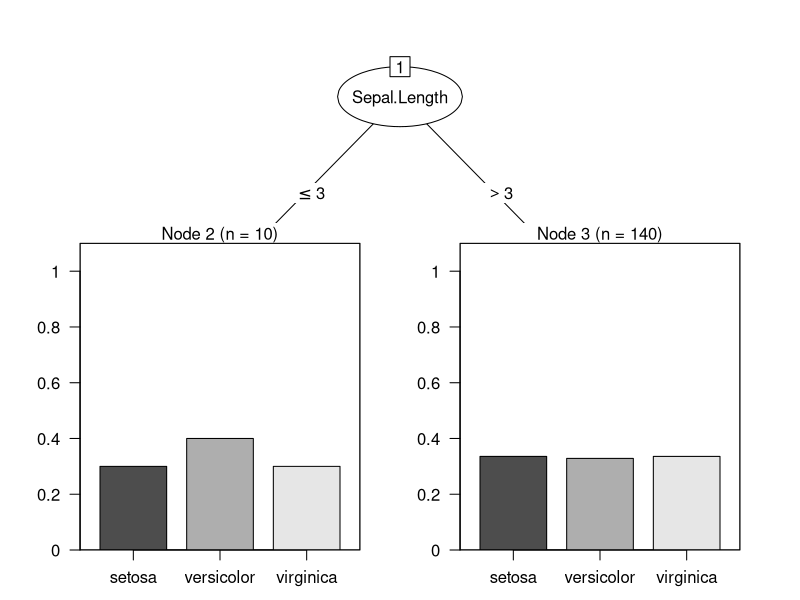
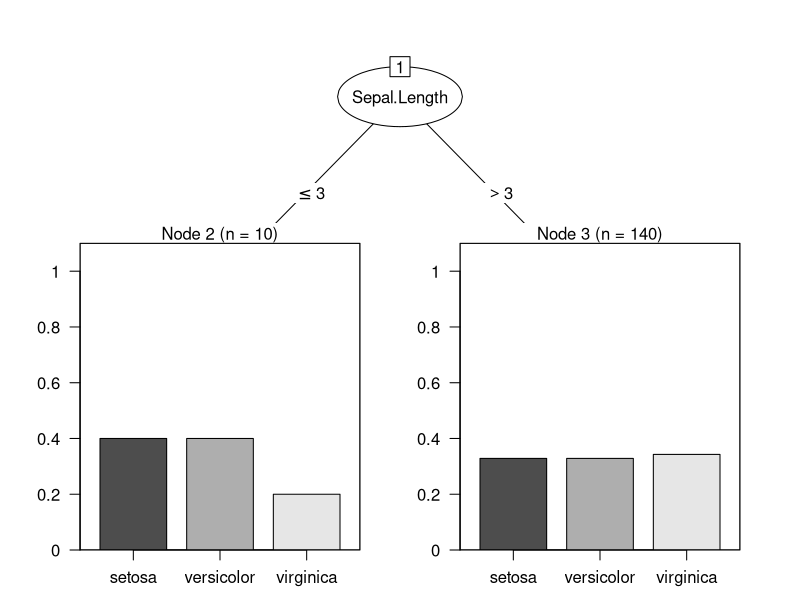

Here is the R script that generated these plots, in order:
library(partykit)
# This is a node with specific split rule and coresponding kid nodes. No data in it yet.
pn <- partynode(id = 1L, split = partysplit(varid=2L, breaks = 3),
kids = lapply(2:3, partynode))

irisNAVar= as.data.frame(lapply(iris[-5],function(x) x[sample(c(TRUE,NA),prob=c(0.85,0.15), size=length(x), replace=TRUE)]))  
irisNA=data.frame(Species=iris[,5],irisNAVar)
# tree <- as.constparty(party(pn, data = iris,
#                             fitted = data.frame("(fitted)" = fitted_node(pn, data = iris),
#                                                 "(response)" = iris$Species,check.names = FALSE),
#                             terms = terms(Species ~ ., data = iris)))

set.seed(1)
treeNA <- as.constparty(party(pn, data = irisNA,
                            fitted = data.frame("(fitted)" = fitted_node(pn, data = irisNA),
                                                "(response)" = irisNA$Species,check.names = FALSE),
                            terms = terms(Species ~ ., data = irisNA)))
#plot(tree)
plot(treeNA)
set.seed(2)
treeNA <- as.constparty(party(pn, data = irisNA,
                              fitted = data.frame("(fitted)" = fitted_node(pn, data = irisNA),
                                                  "(response)" = irisNA$Species,check.names = FALSE),
                              terms = terms(Species ~ ., data = irisNA)))
plot(treeNA)
#Manually add a missing Sepal Width
#newdata <- data.frame(Sepal.Length=5, Sepal.Width=NA, Petal.Length=1.3, Petal.Width=0.2)


#Since Sepal Width is missing, randomly assign a node.  Suppress warning
set.seed(1)
a=suppressWarnings(predict(treeNA, newdata=irisNA, type="node"))
set.seed(4)
b=suppressWarnings(predict(treeNA, newdata=irisNA, type="node"))
